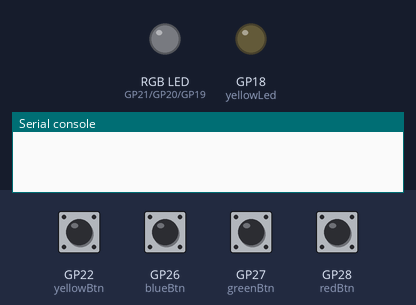
Bench run of a program on a simulated Raspberry Pi Pico running MicroPython. Shown: an RGB LED mixed from three pins (HIGH = lit), output pins drawn as LEDs (lit = HIGH), the last lines printed to the serial console. The inputs (shaded band) are chosen by the test bench; at power-on: GP22 (yellowBtn), GP26 (blueBtn), GP27 (greenBtn), GP28 (redBtn) HIGH. Random numbers come from a fixed seed.

Above: at 0.12 s.
1.3 s: GP22 (yellowBtn) pulled LOW for 0.15 s
3.8 s: GP26 (blueBtn) pulled LOW for 0.15 s
6.3 s: GP27 (greenBtn) pulled LOW for 0.15 s
At 12.6 s:
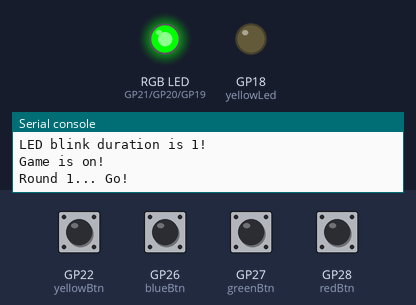
At 14.55 s:
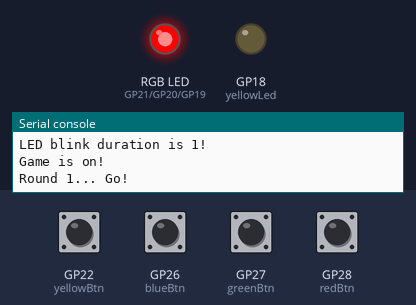
Timing chart, 0 to 14.8 s (numbered marks = the images above; inputs shaded):
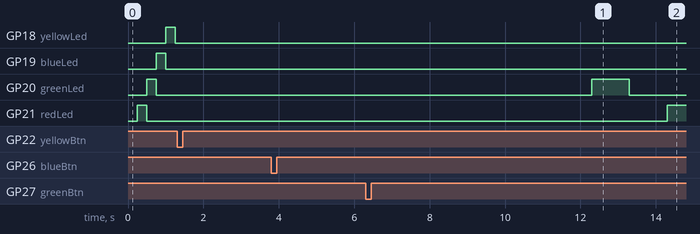

The program:

project_pico_game_blinking_rgby_leds_pylint.py
```python
"""This python script contains a game called RemembeRGBY"""

# Open Thonny IDE > Configure Interpreter > MicroPython (Raspberry Pi Pico) . COM3
# In Thonny > Tools > Manage Packages... > Install picozero from PyPi

from time import sleep
import random
import sys
from machine import Pin
from picozero import LED

redLed = LED(21)
greenLed = LED(20)
blueLed = LED(19)
yellowLed = LED(18)

redBtn = Pin(28, Pin.IN, Pin.PULL_UP)
greenBtn = Pin(27, Pin.IN, Pin.PULL_UP)
blueBtn = Pin(26, Pin.IN, Pin.PULL_UP)
yellowBtn = Pin(22, Pin.IN, Pin.PULL_UP)

GAME_DIFFICULTY = 5
GAME_ROUNDS = 3
GAME_BLINK_DURATION = 1

########## GAME OPTIONS ##########
def set_difficulty():
    """Sets difficulty"""
    print("Set difficulty. Press RED for 5, GREEN for 7, BLUE for 9, YELLOW for 11...")
    while True:
        if redBtn.value() == 0:
            return 5
        if greenBtn.value() == 0:
            return 7
        if blueBtn.value() == 0:
            return 9
        if yellowBtn.value() == 0:
            return 11

def set_rounds():
    """Sets rounds count"""
    print("Set rounds count. Press RED for 3, GREEN for 6, BLUE for 9, YELLOW for 12...")
    while True:
        if redBtn.value() == 0:
            return 3
        if greenBtn.value() == 0:
            return 6
        if blueBtn.value() == 0:
            return 9
        if yellowBtn.value() == 0:
            return 12

def set_blink_duration():
    """Sets blink duration"""
    print("Set LED blink duration. Press RED for 2, GREEN for 1.5, BLUE for 1, YELLOW for 0.5...")
    while True:
        if redBtn.value() == 0:
            return 2
        if greenBtn.value() == 0:
            return 1.5
        if blueBtn.value() == 0:
            return 1
        if yellowBtn.value() == 0:
            return 0.5

########## USER INPUT ##########
def get_user_input():
    """Gets user input"""
    inputs_left = GAME_DIFFICULTY
    input_str=""
    print("Enter your input:")
    while True:
        if inputs_left == 0:
            break
        if redBtn.value() == 0:
            input_str=input_str+"R"
            print("R",end="")
            inputs_left=inputs_left-1
        elif greenBtn.value() == 0:
            input_str=input_str+"G"
            print("G",end="")
            inputs_left=inputs_left-1
        elif blueBtn.value() == 0:
            input_str=input_str+"B"
            print("B",end="")
            inputs_left=inputs_left-1
        elif yellowBtn.value() == 0:
            input_str=input_str+"Y"
            print("Y",end="")
            inputs_left=inputs_left-1
        sleep(0.4)
    print()
    return input_str

def does_user_want_one_more():
    """Returns user input if another game is demanded"""
    print("One more game? Press GREEN for yes and RED for no...")
    while True:
        if redBtn.value() == 0:
            return False
        if greenBtn.value() == 0:
            return True

########## LED ##########
def turn_off_leds():
    """Turns all 4 LEDs off"""
    redLed.off()
    greenLed.off()
    blueLed.off()
    yellowLed.off()

def turn_on_leds_in_sequence(count = 1):
    """Turns all 4 LEDs on sequentially in R>G>B>Y order"""
    for _ in range(0,count):
        sleep(0.25)
        redLed.on()
        sleep(0.25)
        redLed.off()
        greenLed.on()
        sleep(0.25)
        greenLed.off()
        blueLed.on()
        sleep(0.25)
        blueLed.off()
        yellowLed.on()
        sleep(0.25)
        yellowLed.off()

########## MAIN ##########
try:
    while True:
        turn_off_leds()
        turn_on_leds_in_sequence(1)
        print("Welcome to 'RemembeRGBY'!")
        GAME_DIFFICULTY = set_difficulty()
        print(f'Difficulty is {GAME_DIFFICULTY}!')
        sleep(1)
        GAME_ROUNDS = set_rounds()
        print(f'Rounds count is {GAME_ROUNDS}!')
        sleep(1)
        BLINK_DURATION = set_blink_duration()
        print(f'LED blink duration is {GAME_BLINK_DURATION}!')
        sleep(1)
        print("Game is on!")
        RESULT=0
        for rnd in range(0, GAME_ROUNDS):
            SEQUENCE=""
            print(f'Round {rnd + 1}... Go!')
            sleep(5)
            for blink in range(0, GAME_DIFFICULTY):
                value = random.randint(0,3)
                if value == 0:
                    redLed.on()
                    sleep(GAME_BLINK_DURATION)
                    redLed.off()
                    SEQUENCE=SEQUENCE+"R"
                if value == 1:
                    greenLed.on()
                    sleep(GAME_BLINK_DURATION)
                    greenLed.off()
                    SEQUENCE=SEQUENCE+"G"
                if value == 2:
                    blueLed.on()
                    sleep(GAME_BLINK_DURATION)
                    blueLed.off()
                    SEQUENCE=SEQUENCE+"B"
                if value == 3:
                    yellowLed.on()
                    sleep(GAME_BLINK_DURATION)
                    yellowLed.off()
                    SEQUENCE=SEQUENCE+"Y"
                sleep(GAME_BLINK_DURATION)
            INPUT = get_user_input()
            if INPUT == SEQUENCE:
                print("Your input is correct!")
                RESULT=RESULT+1
            else:
                print(f'Wrong! Your input {INPUT} != {SEQUENCE}.')
            print(f'Current result is {RESULT}/{rnd + 1}.')
        print(f'Final result is {RESULT}/{GAME_ROUNDS}.')
        if RESULT == GAME_ROUNDS:
            print("Congratulations! You won!")
            turn_on_leds_in_sequence(3)
        else:
            print("You could do better...")
        sleep(3)
        if not does_user_want_one_more():
            sleep(1)
            print("Goodbye...")
            sleep(1)
            sys.exit()
except KeyboardInterrupt:
    turn_off_leds()
    print("Keyboard Interrupt. Program exit 0.")
```

Measured:
- after the input at 6.3 s, GP20 (greenLed): LOW → HIGH after 6.0 s, → LOW 1.0 s later; GP21 (redLed): LOW → HIGH after 8.0 s
